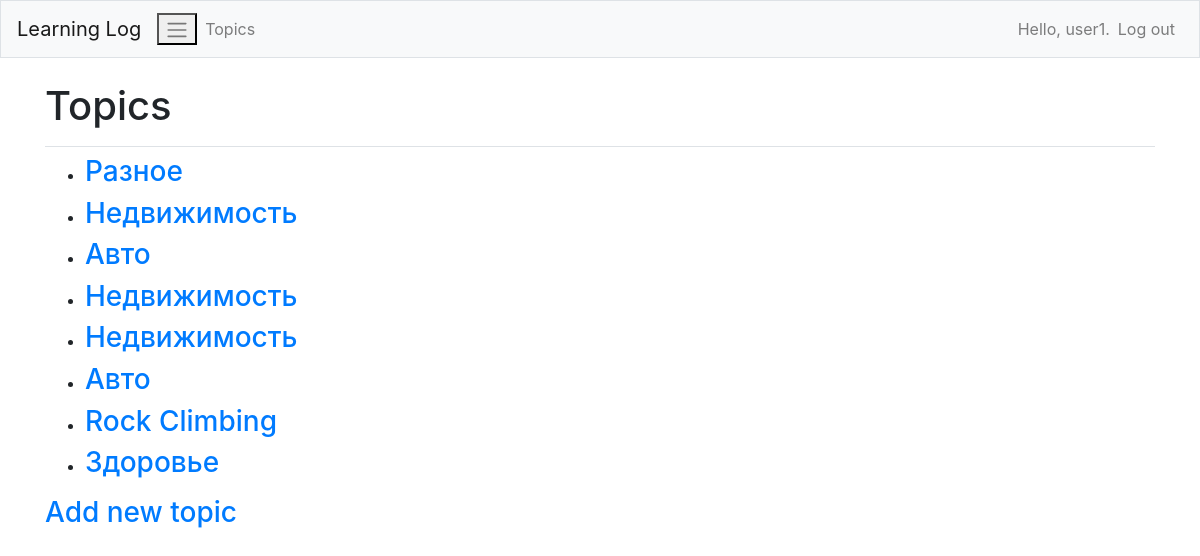
The page /topics/ (signed in) on the database its author committed.
### learning_logs/models.py (models this page shows)
class Topic(models.Model):
    text = models.CharField(max_length=200)
    date_added = models.DateTimeField(auto_now_add=True)
    owner = models.ForeignKey(User, on_delete=models.CASCADE)
    def __str__(self):
        return self.text

### learning_logs/views.py (the view)
# urls.py: path('topics/', views.topics, name='topics'),
@login_required
def topics(request):
    topics = Topic.objects.order_by('date_added')
    context = {'topics': topics}
    return render(request, 'learning_logs/topics.html', context)

### learning_logs/templates/learning_logs/topics.html
{% extends "learning_logs/base.html" %}
{% block page_header %}
    <h1>Topics</h1>
{% endblock page_header %}
{% block content %}
    <ul>
        {% for topic in topics %}
            <li><h3>
                <a href="{% url 'learning_logs:topic' topic.id %}">{{ topic }}</a>
            </h3></li>
        {% empty %}
            <li><h3>No topics have been added yet.</h3></li>
        {% endfor %}
    </ul>
    <h3><a href="{% url 'learning_logs:new_topic' %}">Add new topic</h3>
{% endblock content %}

### learning_logs/templates/learning_logs/base.html (shortened to what this page needs)
{% load bootstrap4 %}
<!DOCTYPE html>
<html lang="en">
<head>
    {% bootstrap_css %}
</head>
<body>
    <nav class="navbar navbar-expand-md navbar-light bg-light mb-4 border">
        <a class ="navbar-brand" href="{% url 'learning_logs:index' %}">Learning Log</a>
        <button class="toggler-navbar" type="button" data-toggle="collapse" data-target="#navbarCollapse" aria-controls="navbarCollapse" aria-expanded="false" aria-label="Toggle navigation"><span class="navbar-toggler-icon"></span></button>
        <div class="collapse navbar-collapse" id="navbarCollapse">
            <ul class="navbar-nav mr-auto">
              <li class="nav-item">
                <a class="nav-link" href="{% url 'learning_logs:topics'%}">
                    Topics</a></li>
            </ul>
            <ul class="navbar-nav ml-auto">
                {% if user.is_authenticated %}
                    <li class="nav-item">
                        <span class="navbar-text"}">Hello, {{ user.username }}.</span>
                    </li>
                <li class="nav-item">
                    <a class="nav-link" href="{% url 'users:logout' %}">Log out</a>
                </li>
                {% else %}
                <li class="nav-item">
                    <a class="nav-link" href="{% url 'users:register' %}">Register</a>
                </li>
                <li class="nav-item">
                    <a class="nav-link" href="{% url 'users:login' %}">Log in</a></li>
            {% endif %}
            </ul>
        </div>
    </nav>
    <main role="main" class="container">
        <div class="pb-2 mb-2 border-bottom">
            {% block page_header %}{% endblock page_header %}
        </div>
        <div>
            {% block content %}{% endblock content %}
        </div>
    </main>
</body>
</html>

### rows shown on the page
Topic: text "Разное"
Topic: text "Недвижимость"
Topic: text "Авто"
Topic: text "Недвижимость"
Topic: text "Недвижимость"
Topic: text "Авто"
Topic: text "Rock Climbing"
Topic: text "Здоровье"

### other values the page prints
{{ user.username }} "user1"
